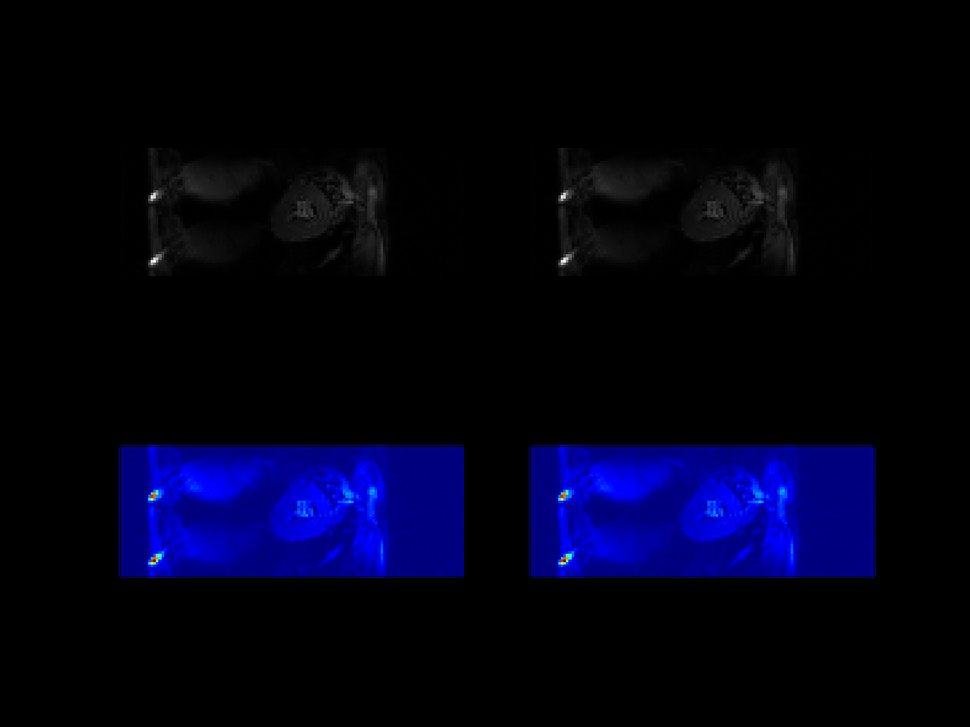
#> input picture EPI/EPI_avg_coil.png, 970 x 727 px, shrunk from 1152 x 864 before the run; its folder holds only this picture in this run
$ python -i coil.py   (imports and definitions only)
#> lines starting #> are read from the running program, lines starting #| are printed output that depends on the picture
### util/fft.py
import numpy as np
import matplotlib.pyplot as plt
from util.coil import *
import time
# [15 lines left out: functions stitch, mosaic, not called in this run]

import matplotlib.pyplot as plt
from ipywidgets import interact, interactive, fixed, interact_manual
import ipywidgets as widgets
from IPython.display import clear_output
# [29 lines left out: functions slider, plot1d, show, showrsos, not called in this run]


def conjugate(data):
    return fft2c(np.conj(ifft2c(data)))

# [25 lines left out: functions showc, ifft, fft, fft1c, not called in this run]
def ifft2c(F, axis = (0,1)):
    x,y = (axis)
    tmp0 = np.fft.ifftshift(np.fft.ifftshift(F, axes=(x,)), axes=(y,))
    tmp1 = np.fft.ifft(np.fft.ifft(tmp0, axis = x), axis = y)
    f = np.fft.fftshift(np.fft.fftshift(tmp1, axes=(x,)), axes=(y,))
    return f * F.shape[x]* F.shape[y]

# [6 lines left out: function fft2c, not called in this run]

def tic():
    global startTime_for_tictoc
    startTime_for_tictoc = time.time()

# [26 lines left out: functions toc, siemens_readout_trim, srsos, process_reference, not called in this run]

### util/coil.py
import numpy as np
from util.fft import *
from scipy.signal import convolve2d

def rsos(images,coilaxis = 2):
    return np.sqrt(np.sum(np.square(np.abs(images)),axis = coilaxis))

# [16 lines left out: functions cmap, coil_compression, not called in this run]
import util.fft as fft
# [25 lines left out: functions adaptive_combine, combine, cmap_coil_combine, not called in this run]

# ismrmrd tools
"""
Utilities for coil sensivity maps, pre-whitening, etc
"""
import numpy as np
from scipy import ndimage


# [224 lines left out: functions walsh_cmap, inati_cmap, smooth, calculate_prewhitening, apply_prewhitening, not called in this run]

>>> import cv2
>>> picture = cv2.imread('../EPI/EPI_avg_coil.png')
#> picture is the input picture: shape (727, 970, 3); mean B, G, R 21.7, 1.4, 1.1
>>> result = adaptive_combine(picture)
#> in ifft2c, `tmp0 = np.fft.ifftshift(np.fft.ifftshift(F, axes=(x,)), axes=(y,))`:
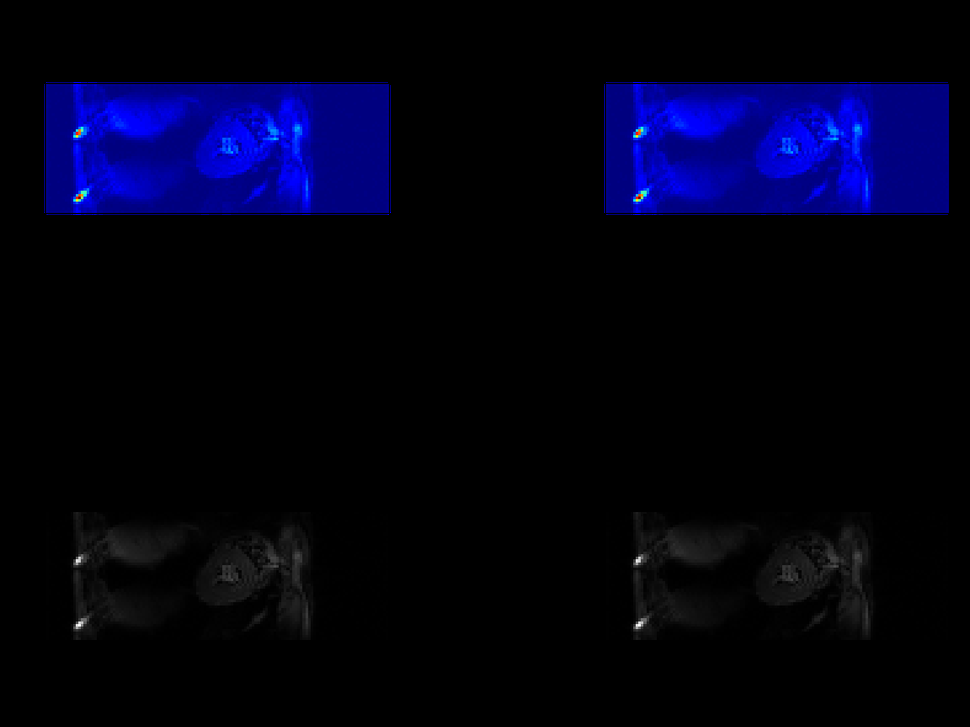
#> tmp0: shape (727, 970, 3); mean B, G, R 21.7, 1.4, 1.1
